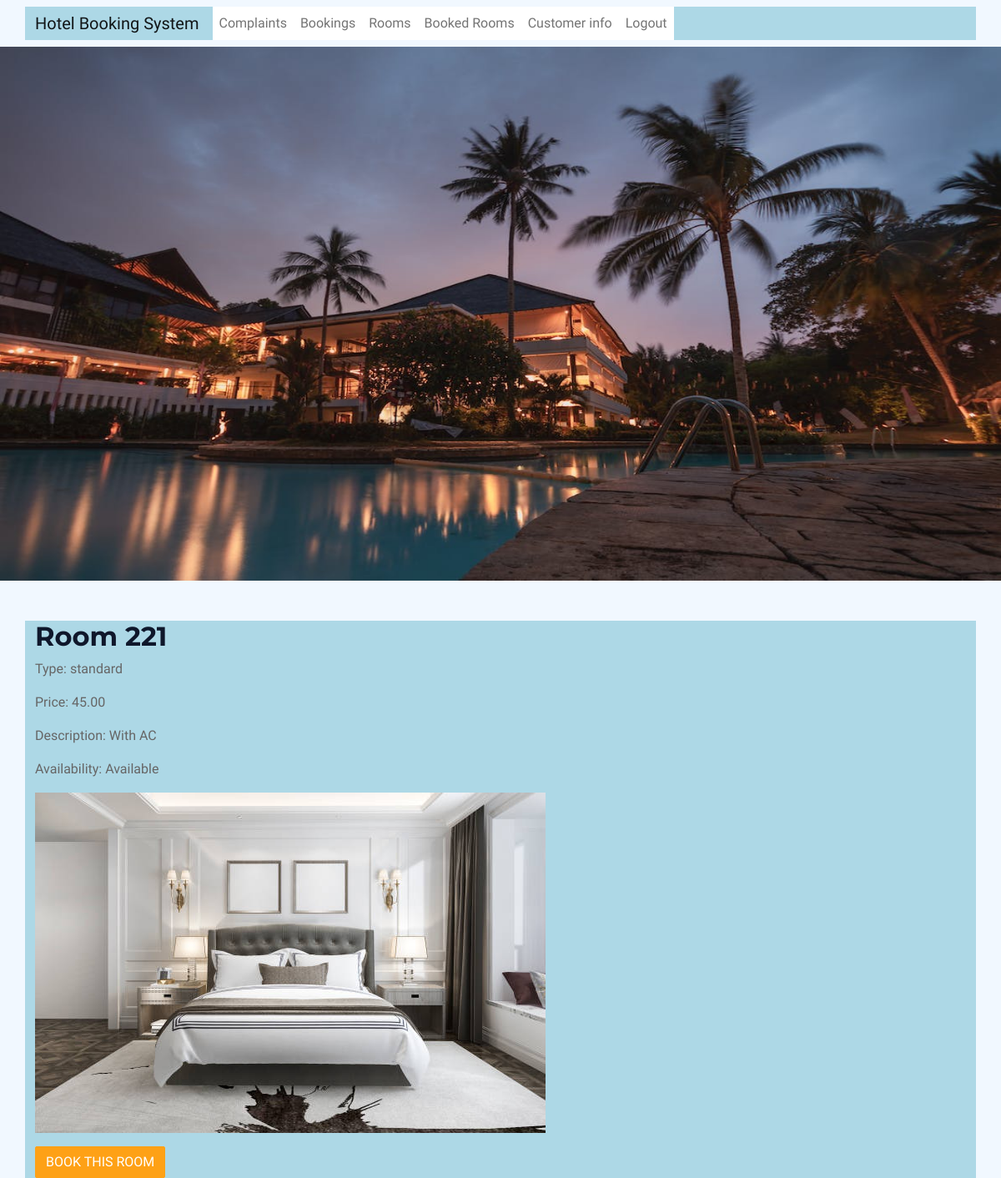
Screenshot of /admin_rooms/5/ (signed in) with the database file from the repository.
### bookings/models.py (models this page shows, shortened)
class Room(models.Model):
    ROOM_TYPE_CHOICES = (
        ('standard', 'Standard'),
        ('deluxe', 'Deluxe'),
        ('suite', 'Suite'),
    )
    user = models.ForeignKey(settings.AUTH_USER_MODEL, on_delete=models.CASCADE)
    admin_user= models.ForeignKey(settings.AUTH_USER_MODEL, on_delete=models.CASCADE, related_name='room_admin', default=3)
    name = models.CharField(max_length=100)
    room_type = models.CharField(max_length=10, choices=ROOM_TYPE_CHOICES, default='standard')
    room_number = models.PositiveIntegerField(unique=True)
    description = models.TextField(blank=True)
    price = models.DecimalField(max_digits=8, decimal_places=2)
    image = models.ImageField(upload_to='rooms', blank=True)
    available = models.BooleanField(default=True)
    created_at = models.DateTimeField(auto_now_add=True)
    updated_at = models.DateTimeField(auto_now=True)

### bookings/views.py (the view, shortened to what this page needs)
# urls.py: path('admin_rooms/<int:pk>/', views.RoomDetailView.as_view(), name='admin_room_detail'),
class RoomDetailView(DetailView):
    model = Room
    template_name = 'room_detail.html'
    context_object_name = 'room'

### bookings/templates/room_detail.html
{% extends 'base.html' %}
{% block content %}
  <h2>{{ room.name }}</h2>
  <p>Type: {{ room.room_type }}</p>
  <p>Price: {{ room.price }}</p>
  <p>Description: {{ room.description }}</p>
  <p>Availability: {% if room.available %}Available{% else %}Not Available{% endif %}</p>
  <p><img src="{{ room.image.url }}" alt="{{ room.name }}"></p>
  {% if room.available %}
    <a href="{% url 'bookings:booking_create' room.id %}" class="btn btn-primary">Book this room</a>
  {% else %}
    <p>This room is not available for booking at the moment.</p>
  {% endif %}
{% endblock %}

### bookings/static/css/style.css (style rules this page uses)
:root { --primary: #FEA116; --light: #F1F8FF; --dark: #0F172B; }
.btn { font-weight: 500; text-transform: uppercase; transition: .5s; }
.btn.btn-primary, .btn.btn-secondary { color: #FFFFFF; }

### rows the page displays
Room: name "Room 221", room_type "standard", price "45.00", description "With AC", image (picture)
